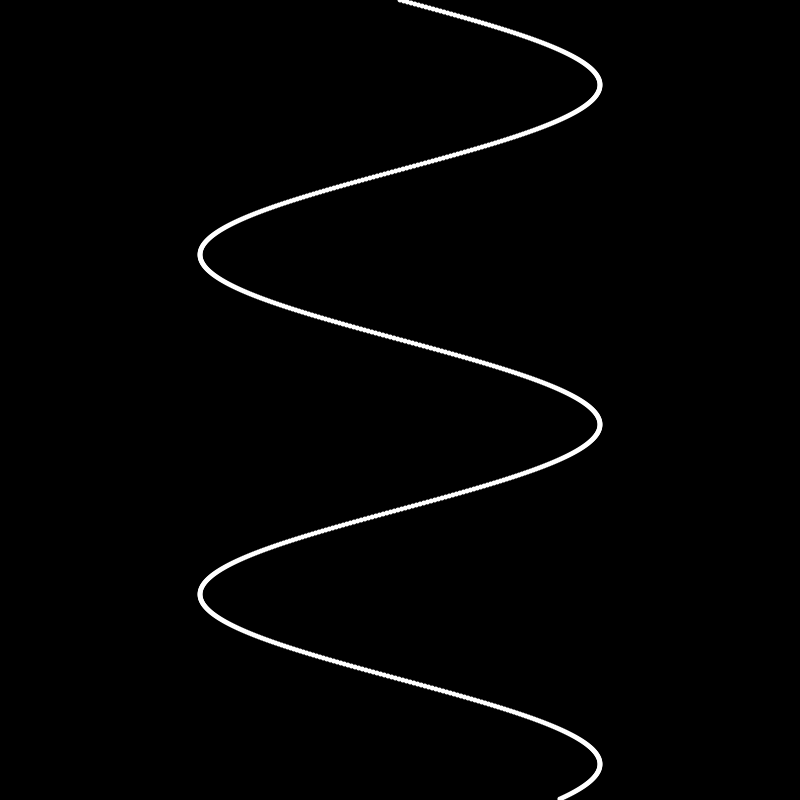
Frame 1 (no input)
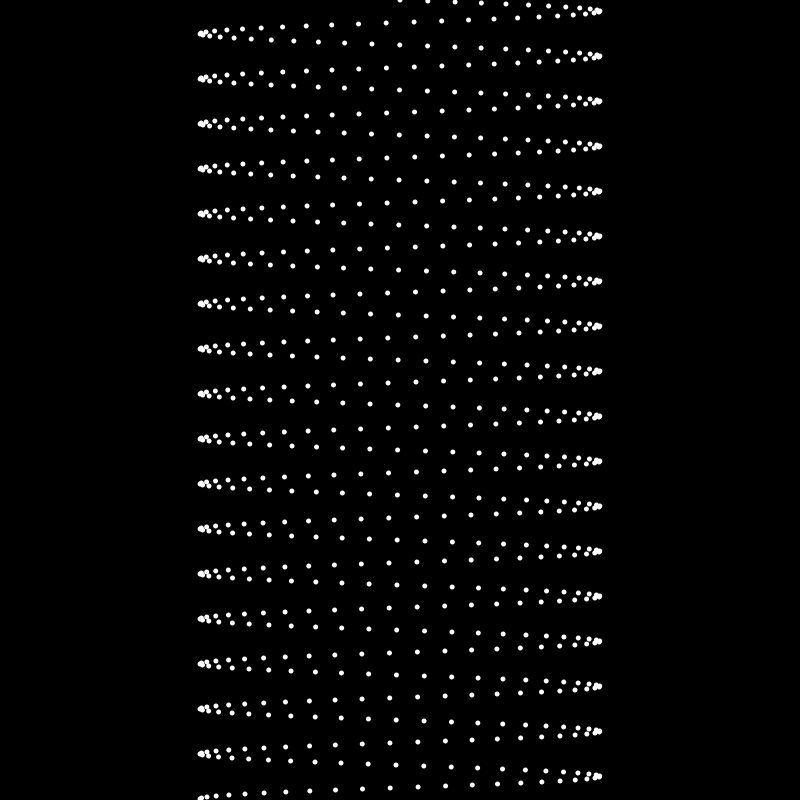
Frame 60 (the mouse pressed at the canvas centre just before this capture)
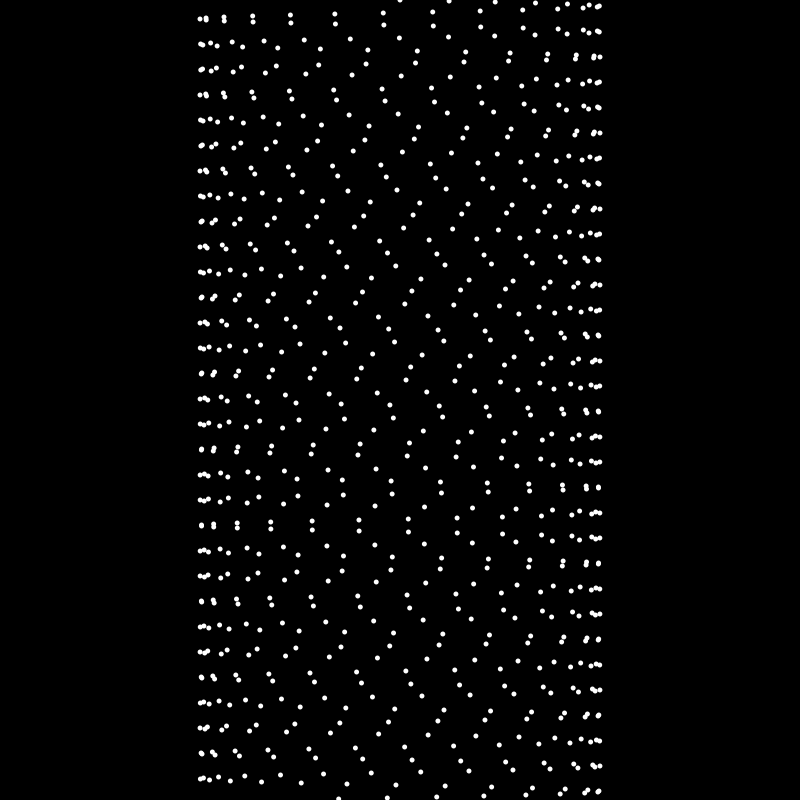
Frame 120 (the mouse held since frame 60 and released just before this capture)

The Processing sketch that drew these frames (run headless with seeded random() and noise(); from frame 60 on, the mouse is pressed at the canvas centre):

// Processing sketch: sin1
// ── sin1.pde



void setup(){
  
  size(800,800);
}

void draw(){
  background(0);
  ellipseMode(CENTER);
  noStroke();
  float time = millis()/1000.0;
  for (int i = 0; i < 800; i++){
      // phase offset 
      // float x = map(sin(time + (i*0.1)), -1, 1, 200,600);
      
      // fequency offset 
      float x = map(sin(time * (i*0.1)), -1, 1, 200,600);
      ellipse(x,i, 5,5);
   }
}
